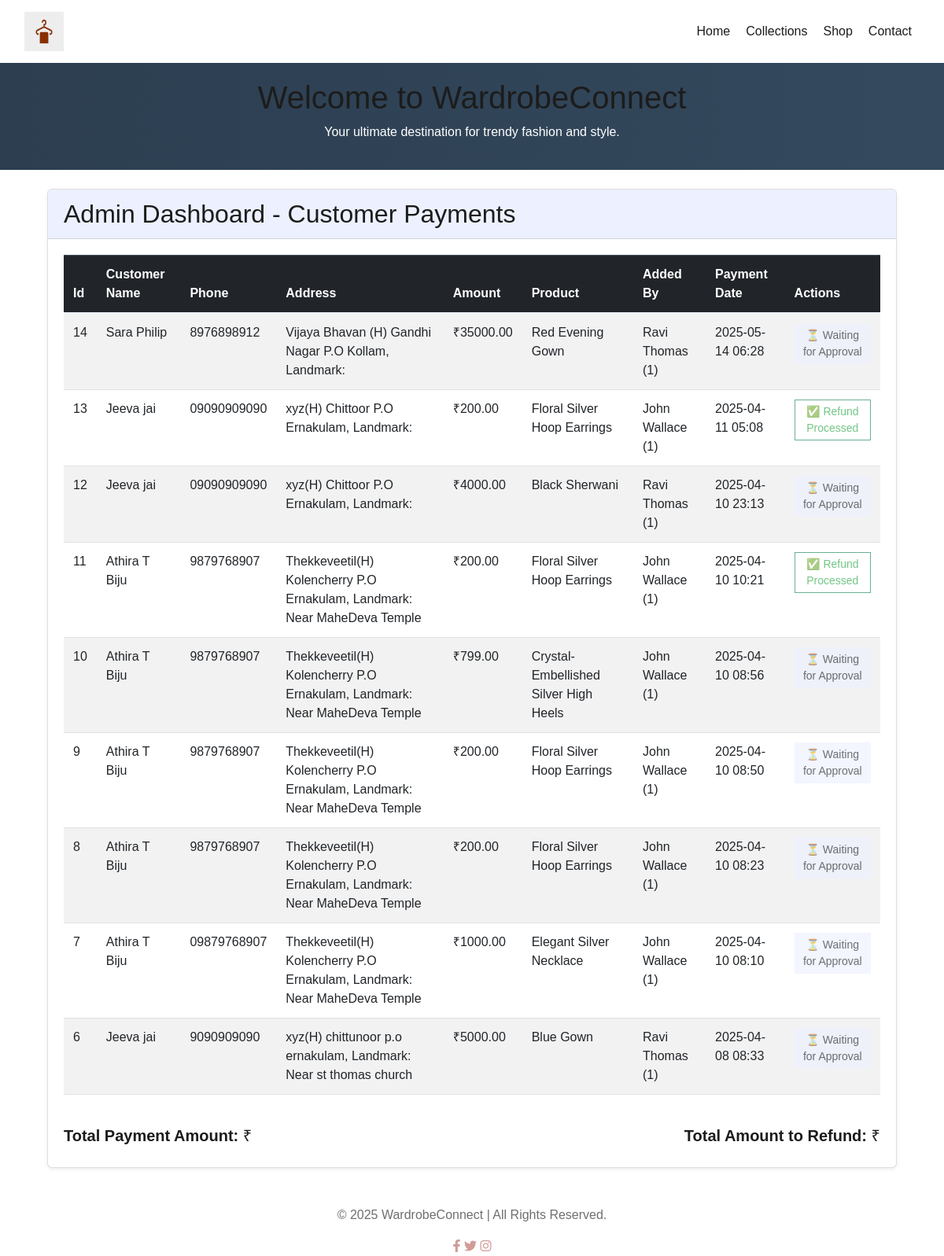
Screenshot of /admin_payment/ with the database file from the repository.
### WardrobeApp/models.py (models this page shows, shortened)
class Payment(models.Model):
    booking = models.OneToOneField(Booking, on_delete=models.CASCADE)
    amount = models.DecimalField(max_digits=10, decimal_places=2)
    security_deposit_refunded = models.BooleanField(default=False)
    payment_method = models.IntegerField(choices=[(0, "Credit Card"), (1, "UPI")])
    transaction_id = models.CharField(max_length=100, unique=True, null=True, blank=True)
    status = models.IntegerField(choices=[(0, "Pending"), (1, "Successful"), (2, "Failed")], default=0)
    payment_date = models.DateTimeField(default=now)

class Booking(models.Model):
    customer = models.ForeignKey('Login', on_delete=models.CASCADE)
    product_size = models.ForeignKey('ProductSize', on_delete=models.CASCADE, null=True, blank=True)
    assigned_employee = models.ForeignKey('Employee', on_delete=models.SET_NULL, null=True, blank=True)
    STATUS_CHOICES = [
        (1, "Pending"),
        (2, "Confirmed"),
        (3, "Completed"),  # Booking completed (and can be refunded)
        (4, "Cancelled"),   # Booking cancelled (refund rejected)
    ]
    TRACKING_CHOICES = [
        ("placed", "Order Placed"),
        ("processing", "Processing Started"),
        ("packed", "Packed"),
        ("ready_for_pickup", "Ready for Pickup"),
        ("delivered", "Handed Over to Customer"),
        ("returned", "Returned to Store"),
        ("refunded", "Refund Processed"),
    ]
    REFUND_CHOICES = [
        ('pending', 'Pending'),
        ('approved', 'Refund Process Initiated '),
        ('processed', 'Refund Completed'),
        ('rejected', 'Rejected'),
    ]
    refund_status = models.CharField(max_length=10, choices=REFUND_CHOICES, default='pending')
    status = models.PositiveSmallIntegerField(choices=STATUS_CHOICES, default=1)
    tracking_status = models.CharField(max_length=30, choices=TRACKING_CHOICES, default="placed")
    is_active = models.BooleanField(default=True)  # Indicates whether the booking is active or not
    booked_at = models.DateTimeField(default=now)  # Booking creation timestamp
    return_by = models.DateTimeField(default=now)  # Rental return deadline
    security_deposit = models.DecimalField(max_digits=10, decimal_places=2, default=0.00)  # Security deposit amount
    total_price = models.DecimalField(max_digits=10, decimal_places=2, default=0.00)  # Total rental price
    booking_name = models.CharField(max_length=255, blank=True, null=True)
    booking_address = models.TextField(null=True, blank=True)
    booking_phone = models.CharField(max_length=15, blank=True)
    tracking_updated_by = models.ForeignKey(
        'Employee',
        on_delete=models.SET_NULL,
        null=True,
        blank=True,
        related_name="tracking_updates"
    )
    late_fee = models.DecimalField(max_digits=10, decimal_places=2, null=True, blank=True)  # Late fee, if any
    inspection_note = models.TextField(null=True, blank=True)  # Notes from employee during inspection

class ProductSize(models.Model):
    SIZE_CHOICES = [
        ("S", "Small"),
        ("M", "Medium"),
        ("L", "Large"),
        ("XXL", "XX-Large"),
    ]
    product = models.ForeignKey(Product, on_delete=models.CASCADE, related_name="sizes")
    size = models.CharField(max_length=5, choices=SIZE_CHOICES)
    stock = models.PositiveIntegerField()

class Product(models.Model):
    AVAILABILITY_CHOICES = [
        (0, "Available"),
        (1, "Rented"),
        (2, "Returned"),
        (3, "Damaged"),
        (4, "Pending Approval"),
    ]
    CATEGORY_CHOICES = [
        (0, 'Clothing'), (1, 'Accessories'), (2, 'Footwear')
    ]
    SUBCATEGORY_CHOICES = [
        (0, 'Casual'), (1, 'Formal'), (2, 'Party Wear'),
        (3, 'Traditional'), (4, 'Sportswear'), (5, 'Winter Wear'),
        (6, 'Jewelry'), (7, 'Watches'), (8, 'Bags'), (9, 'Shoes')
    ]
    GENDER_CHOICES = [(0, 'Male'), (1, 'Female'), (2, 'Unisex'), (3, 'Boys'), (4, 'Girls')]
    VERIFICATION_CHOICES = [(0, 'Pending'), (1, 'Verified')]
    name = models.CharField(max_length=255)
    category = models.IntegerField(choices=CATEGORY_CHOICES, default=0)
    subcategory = models.IntegerField(choices=SUBCATEGORY_CHOICES, default=0)
    price = models.DecimalField(max_digits=10, decimal_places=2)
    description = models.TextField()
    image = models.ImageField(upload_to="product_images/", blank=True, null=True)
    availability = models.IntegerField(choices=AVAILABILITY_CHOICES, default=0)
    gender = models.IntegerField(choices=GENDER_CHOICES, default=2)
    added_by = models.ForeignKey(Employee, on_delete=models.SET_NULL, null=True, blank=True, related_name="products")
    size_stock = models.JSONField(default=dict)  # Added stock field ✅
    is_verified = models.IntegerField(choices=VERIFICATION_CHOICES, default=0)  # Admin verification ✅
    created_at = models.DateTimeField(default=timezone.now)

class Employee(models.Model):
    user = models.OneToOneField(Login, on_delete=models.CASCADE, null=True, blank=True)
    name = models.CharField(max_length=50, default="Unknown Employee")
    position = models.CharField(
        max_length=150,
        choices=[
            ("0", "General Staff"),
            ("1", "Manager"),
            ("2", "Delivery Staff")
        ],
        default="General Staff"
    )
    joined_at = models.DateTimeField(default=now)
    profile_picture = models.ImageField(upload_to="profile_images/", null=True, blank=True)
    def __str__(self):
        return f"{self.name} ({self.position})"

### WardrobeApp/views.py (the view)
# urls.py: path("admin_payment/", views.admin_payment, name="admin_payment"),  # ✅ Added admin_payment
def admin_payment(request):
    payments = Payment.objects.all().order_by('-payment_date')  # ✅ Correct field name
    return render(request, "admin_payment.html", {"payments": payments})

### WardrobeApp/templates/admin_payment.html
{% extends "base.html" %}
{% block content %}
<div class="container mt-4">
    <div class="card shadow-sm">
        <div class="card-header bg-secondary text-white">
            <h2 class="mb-0">Admin Dashboard - Customer Payments</h2>
        </div>
        <div class="card-body">
            {% if payments %}
                <div class="table-responsive">
                    <table class="table table-striped table-hover">
                        <thead class="table-dark">
                            <tr>
                                <th>Id</th>
                                <th>Customer Name</th>
                                <th>Phone</th>
                                <th>Address</th>
                                <th>Amount</th>
                                <th>Product</th>
                                <th>Added By</th>
                                <th>Payment Date</th>
                                <th>Actions</th>
                            </tr>
                        </thead>
                        <tbody>
                            {% for payment in payments %}
                            <tr>
                                <td>{{ payment.booking_id }}</td>
                                <td>{{ payment.booking.booking_name }}</td>
                                <td>{{ payment.booking.booking_phone }}</td>
                                <td>{{ payment.booking.booking_address }}</td>
                                <td>₹{{ payment.amount|floatformat:2 }}</td>
                                <td>{{ payment.booking.product_size.product.name }}</td>
                                <td>{{ payment.booking.product_size.product.added_by }}</td>
                                <td>{{ payment.payment_date|date:"Y-m-d H:i" }}</td>
                                <td>
                                    {% if payment.booking.refund_status == "processed" %}
                                        <button class="btn btn-outline-success btn-sm" disabled>
                                            ✅ Refund Processed
                                        </button>
                                    {% elif payment.booking.refund_status == "approved" %}
                                        <a href="{% url 'admin_process_refund' payment.id %}" class="btn btn-success btn-sm">
                                            💸 Confirm Refund
                                        </a>
                                    {% else %}
                                        <button class="btn btn-secondary btn-sm" disabled>
                                            ⏳ Waiting for Approval
                                        </button>
                                    {% endif %}
                                </td>
                            </tr>
                            {% endfor %}
                        </tbody>
                    </table>
                </div>
                <div class="mt-4">
                    <div class="d-flex justify-content-between">
                        <h5><strong>Total Payment Amount:</strong> ₹{{ total_amount|floatformat:2 }}</h5>
                        <h5><strong>Total Amount to Refund:</strong> ₹{{ total_refund|floatformat:2 }}</h5>
                    </div>
                </div>
            {% else %}
                <div class="alert alert-info text-center">
                    <i class="bi bi-info-circle"></i> No payments found.
                </div>
            {% endif %}
        </div>
    </div>
</div>
{% endblock %}

### WardrobeApp/templates/base.html (style rules this page uses)
html { scroll-behavior: smooth; }

### rows the page displays
Payment: booking_id "14", booking.booking_name "Sara Philip", booking.booking_phone "8976898912", booking.booking_address "Vijaya Bhavan (H) Gandhi Nagar P.O Kollam, Landmark:", amount "35000.00", booking.product_size.product.name "Red Evening Gown", booking.product_size.product.added_by "Ravi Thomas (1)", payment_date "2025-05-14 06:28", shows "⏳ Waiting for Approval"
Payment: booking_id "13", booking.booking_name "Jeeva jai", booking.booking_phone "09090909090", booking.booking_address "xyz(H) Chittoor P.O Ernakulam, Landmark:", amount "200.00", booking.product_size.product.name "Floral Silver Hoop Earrings", booking.product_size.product.added_by "John Wallace (1)", payment_date "2025-04-11 05:08", shows "✅ Refund Processed"
Payment: booking_id "12", booking.booking_name "Jeeva jai", booking.booking_phone "09090909090", booking.booking_address "xyz(H) Chittoor P.O Ernakulam, Landmark:", amount "4000.00", booking.product_size.product.name "Black Sherwani", booking.product_size.product.added_by "Ravi Thomas (1)", payment_date "2025-04-10 23:13", shows "⏳ Waiting for Approval"
Payment: booking_id "11", booking.booking_name "Athira T Biju", booking.booking_phone "9879768907", booking.booking_address "Thekkeveetil(H) Kolencherry P.O Ernakulam, Landmark: Near MaheDeva Temple", amount "200.00", booking.product_size.product.name "Floral Silver Hoop Earrings", booking.product_size.product.added_by "John Wallace (1)", payment_date "2025-04-10 10:21", shows "✅ Refund Processed"
Payment: booking_id "10", booking.booking_name "Athira T Biju", booking.booking_phone "9879768907", booking.booking_address "Thekkeveetil(H) Kolencherry P.O Ernakulam, Landmark: Near MaheDeva Temple", amount "799.00", booking.product_size.product.name "Crystal-Embellished Silver High Heels", booking.product_size.product.added_by "John Wallace (1)", payment_date "2025-04-10 08:56", shows "⏳ Waiting for Approval"
Payment: booking_id "9", booking.booking_name "Athira T Biju", booking.booking_phone "9879768907", booking.booking_address "Thekkeveetil(H) Kolencherry P.O Ernakulam, Landmark: Near MaheDeva Temple", amount "200.00", booking.product_size.product.name "Floral Silver Hoop Earrings", booking.product_size.product.added_by "John Wallace (1)", payment_date "2025-04-10 08:50", shows "⏳ Waiting for Approval"
Payment: booking_id "8", booking.booking_name "Athira T Biju", booking.booking_phone "9879768907", booking.booking_address "Thekkeveetil(H) Kolencherry P.O Ernakulam, Landmark: Near MaheDeva Temple", amount "200.00", booking.product_size.product.name "Floral Silver Hoop Earrings", booking.product_size.product.added_by "John Wallace (1)", payment_date "2025-04-10 08:23", shows "⏳ Waiting for Approval"
Payment: booking_id "7", booking.booking_name "Athira T Biju", booking.booking_phone "09879768907", booking.booking_address "Thekkeveetil(H) Kolencherry P.O Ernakulam, Landmark: Near MaheDeva Temple", amount "1000.00", booking.product_size.product.name "Elegant Silver Necklace", booking.product_size.product.added_by "John Wallace (1)", payment_date "2025-04-10 08:10", shows "⏳ Waiting for Approval"
Payment: booking_id "6", booking.booking_name "Jeeva jai", booking.booking_phone "9090909090", booking.booking_address "xyz(H) chittunoor p.o ernakulam, Landmark: Near st thomas church", amount "5000.00", booking.product_size.product.name "Blue Gown", booking.product_size.product.added_by "Ravi Thomas (1)", payment_date "2025-04-08 08:33", shows "⏳ Waiting for Approval"
